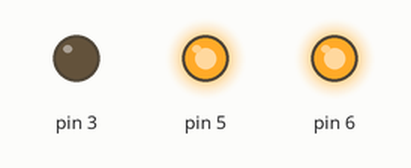
Bench run of a sketch on a simulated Arduino Uno, built with avr-gcc and run on an emulated ATmega328P. Shown: output pins drawn as LEDs (lit = HIGH).

Above: at 0.05 s.
At 4.95 s:
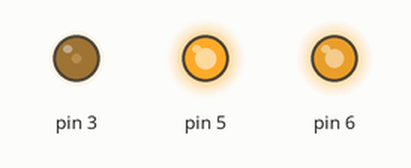
At 9.95 s:
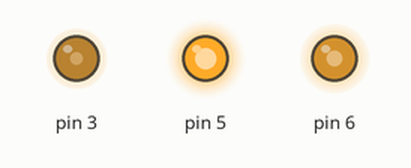
At 19.95 s:
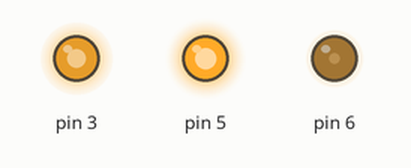
At 29.85 s:
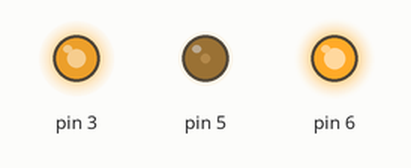
At 39.86 s:
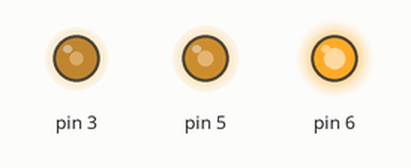
Timing chart, 0 to 40.0 s (numbered marks = the images above):
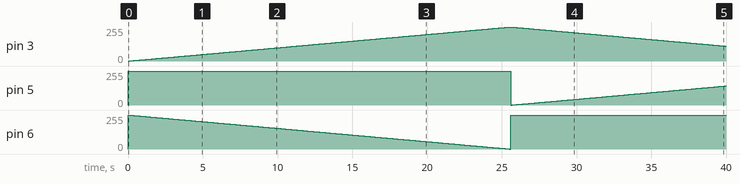

The sketch:

colores_ciclo.ino
```cpp
void setup(){
 pinMode(3,OUTPUT);
 pinMode(5,OUTPUT);
 pinMode(6,OUTPUT);
}

void loop(){
for(int i = 0; i < 256; i++){
 analogWrite(3,i);
 analogWrite(6,255-i);   analogWrite(5,255);
 delay(100);
}
for(int j = 0; j < 256; j++){
 analogWrite(5,j);
 analogWrite(3,255-j);    analogWrite(6,255);
 delay(100);
}
for(int k = 0; k < 256; k++){
 analogWrite(6,k);
 analogWrite(5,255-k);   analogWrite(3,255);
 delay(100);
}
}
```

Measured:
- by itself, pin 3: rises from 0/255 to 255/255 in 25.4 s, then falls to 112/255 in 14.4 s
- by itself, pin 5: 0/255 → 255/255 at 0.00 s, → 0/255 25.6 s later, → 1/255 0.10 s later, → 2/255 0.10 s later, … (145 changes in this stretch)
- by itself, pin 6: ramps from 255/255 to 0/255 and jumps back, once every 25.6 s
